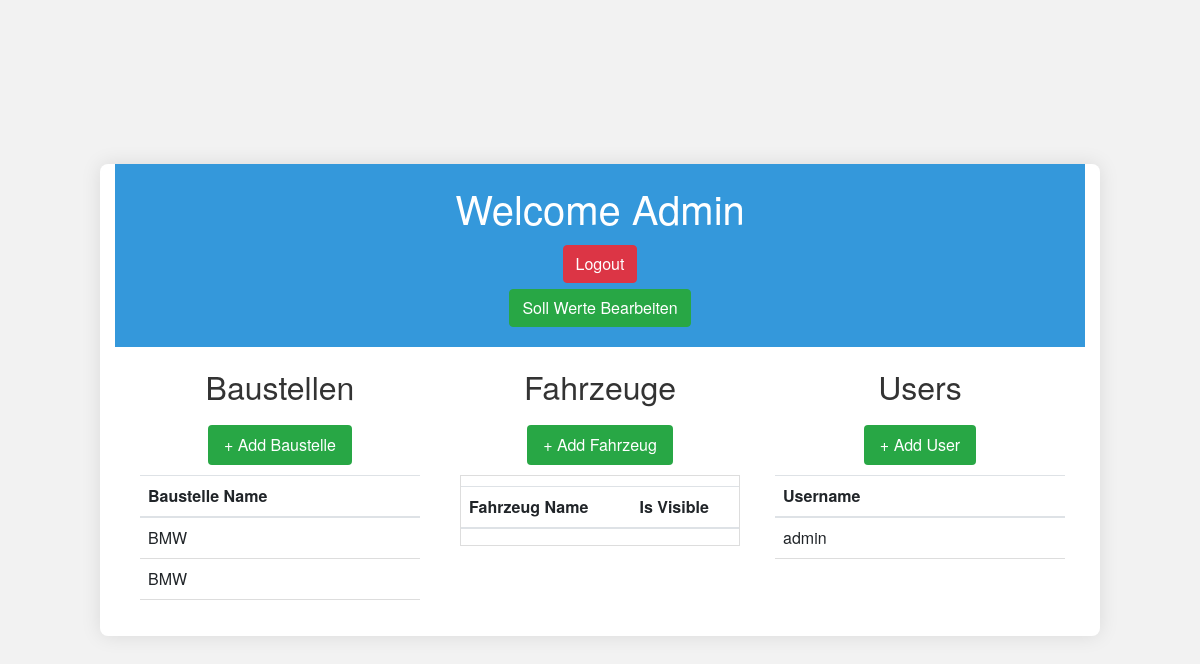
/adminView/ (signed in), run on the app's committed database.
### myapp/models.py (models this page shows)
class newBaustelle(models.Model):
    baustelleName=models.CharField(max_length=30)
    def __str__(self):
        return self.baustelleName

class CustomUser(AbstractUser):
    age = models.IntegerField(null=True, blank=True)
    address = models.CharField(max_length=255, null=True, blank=True)
    pruefer = models.BooleanField(default=False)

### myapp/views.py (the view)
# urls.py: path('adminView/', views.adminView, name='admin_view'),
@login_required(login_url="/")
def adminView(request):
    baustellen_list = newBaustelle.objects.all()
    fahrzeugen_list = newFahrzeug.objects.all()  # Initially, no Fahrzeuge displayed
    user_list = CustomUser.objects.all()
    if request.method == 'POST':
        if 'baustelleName' in request.POST:
            baustelle_form = NewBaustelleForm(request.POST)
            if baustelle_form.is_valid():
                baustelle_form.save()
        elif 'fahrzeugName' in request.POST:
            fahrzeug_names = newFahrzeug.objects.all().values_list('fahrzeugName', flat=True)
            fahrzeugFrom = int(request.POST.get('fahrzeug_number_from'))
            fahrzeugTo = int(request.POST.get('fahrzeug_number_to'))
            fahrzeugType = request.POST.get('fahrzeug_type')
            fahrzeugName = request.POST.get('fahrzeugName')
            newPermanentProtocol = PermanentProtocol.objects.create(
                permanentProtocolName=f"{fahrzeugName}_{fahrzeugFrom:03}_{fahrzeugTo:03} ({fahrzeugType})"
            )
            newPermanentProtocol.save()
            if fahrzeugFrom <= fahrzeugTo:
                for fahrzeug in range(int(fahrzeugFrom), int(fahrzeugTo) + 1):
                    fahrzeug_form = NewFahrzeugForm(request.POST)
                    if fahrzeug_form.is_valid():
                        fahrzeugName = request.POST.get('fahrzeugName')
                        if f"{fahrzeugName}_{fahrzeug:03} ({fahrzeugType})" in fahrzeug_names:
                            continue
                        hubzugProtocol1 = ProtocolHubzugLiftingHost()
                        hubzugProtocol1.save()
                        hubzugProtocol2 = ProtocolHubzugLaufSeiltrommel()
                        hubzugProtocol2.save()
                        hubzugProtocol3 = ProtocolHubzugMassSeiltrommel()
                        hubzugProtocol3.save()
                        hubzugProtocol4 = ProtocolLaufHubzug()
                        hubzugProtocol4.save()
                        hubzugProtocol5 = ProtocolEndkontrolle()
                        hubzugProtocol5.save()
                        hubzug = newHubzug()
                        hubzug.protocol1 = hubzugProtocol1
                        hubzug.protocol2 = hubzugProtocol2
                        hubzug.protocol3 = hubzugProtocol3
                        hubzug.protocol4 = hubzugProtocol4
                        hubzug.protocol5 = hubzugProtocol5
                        hubzug.save()
                        fahrzeug_form = fahrzeug_form.save(commit=False)
                        fahrzeug_form.hubzug = hubzug
                        fahrzeug_form.fahrzeugName = f"{fahrzeug_form.fahrzeugName}_{fahrzeug:03} ({fahrzeugType})"
                        fahrzeug_form.save()
                        newPermanentProtocol.protocol1.add(hubzugProtocol1)
            newPermanentProtocol.save()
        elif 'username' in request.POST:
            username = request.POST.get('username')
            password = request.POST.get('password')
            first_name = request.POST.get('first_name')
            last_name = request.POST.get('last_name')
            email = request.POST.get('email')
            adresse = request.POST.get('adresse')
            pruefer = request.POST.get('pruefer')
            new_user = CustomUser(username=username)
            new_user.set_password(password)
            new_user.first_name = first_name
            new_user.last_name = last_name
            new_user.email = email
            new_user.address = adresse
            new_user.pruefer = pruefer
            new_user.save()
        return redirect('/adminView/')
    else:
        baustelle_form = NewBaustelleForm()
        fahrzeug_form = NewFahrzeugForm()
    context = {
        'baustellen_list': baustellen_list,
        'fahrzeug_list': fahrzeugen_list,
        'user_list': user_list,
        'baustelle_form': baustelle_form,
        'fahrzeug_form': fahrzeug_form
    }
    permanent_protocol_a = PermanentProtocol.objects.get(permanentProtocolName="C_001_003 (H)")
    print(permanent_protocol_a.id)
    return render(request, "adminView.html", context)

### templates/adminView.html (shortened to what this page needs)
<!DOCTYPE html>
{% load static %}
<html lang="en">
<head>
    <link href="https://stackpath.bootstrapcdn.com/bootstrap/4.3.1/css/bootstrap.min.css" rel="stylesheet">
    <link rel="stylesheet" href="{% static 'myapp/adminView.css' %}">
</head>
<body>
    <div class="container-fluid">
        <header class="header">
            <h1>Welcome Admin</h1>
            <form action="{% url 'logout' %}" method="post" style="margin: 0;">
                <button type="submit" class="btn btn-danger">Logout</button>
            </form>
            <form action="{% url 'soll_wert_view' %}" method="post" style="margin: 0;">
                <button type="submit" class="btn btn-success">Soll Werte Bearbeiten</button>
            </form>
        </header>
        <div class="row">
            <div class="col-md-4 baustellen-panel">
                <h2>Baustellen</h2>
                <button class="btn btn-primary add-btn" data-toggle="modal" data-target="#addBaustelleModal">+ Add Baustelle</button>
                <table class="table">
                    <thead>
                        <tr>
                            <th>Baustelle Name</th>
                        </tr>
                    </thead>
                    <tbody>
                        {% for baustelle in baustellen_list %}
                        <tr data-baustelle-id="{{ baustelle.id }}" onclick="selectBaustelle(this, {{ baustelle.id }})">
                            <td>{{ baustelle.baustelleName }}</td>
                        </tr>
                        {% empty %}
                        <tr>
                            <td>No Baustellen found.</td>
                        </tr>
                        {% endfor %}
                    </tbody>
                </table>
            </div>
            <div class="col-md-4 fahrzeuge-panel">
                <h2>Fahrzeuge</h2>
                <button class="btn btn-primary add-btn" id="addFahrzeugBtn" data-toggle="modal" data-target="#addFahrzeugModal">+ Add Fahrzeug</button>
                <div style="overflow-y: auto; max-height: 500px; border: 1px solid #ddd;">
                    <table class="table" id="fahrzeugTable">
                        <thead>
                            <tr>
                                <th>Fahrzeug Name</th>
                                <th>Is Visible</th>
                            </tr>
                        </thead>
                    </table>
                </div>
            </div>
            <div class="col-md-4 user-panel">
                <h2>Users</h2>
                <button class="btn btn-primary add-btn" data-toggle="modal" data-target="#addUserModal">+ Add User</button>
                <table class="table">
                    <thead>
                        <tr>
                            <th>Username</th>
                        </tr>
                    </thead>
                    <tbody>
                        {% for user in user_list %}
                        <tr>
                            <td>{{ user.username }}</td>
                        </tr>
                        {% empty %}
                        <tr>
                            <td>No Users found.</td>
                        </tr>
                        {% endfor %}
                    </tbody>
                </table>
            </div>
        </div>
    </div>
</body>
</html>

### myapp/static/myapp/adminView.css (style rules this page uses)
* { box-sizing: border-box; }
body, html { width: 100%; height: 100%; margin: 0; padding: 0; display: flex; align-items: center; justify-content: center; background: #f2f2f2; font-family: 'Helvetica Neue', Helvetica, Arial, sans-serif; }
.container-fluid { box-shadow: 0 0 20px rgba(0,0,0,0.1); background: #fff; border-radius: 8px; overflow: hidden; width: 90%; max-width: 1000px; }
.header { background-color: #3498db; color: white; padding: 20px; font-size: 28px; text-align: center; font-family: 'Helvetica Neue', Helvetica, Arial, sans-serif; font-weight: bold; }
.row { display: flex; justify-content: space-between; padding: 20px; }
.baustellen-panel, .fahrzeuge-panel { flex: 1; margin: 0 5px; }
h2 { color: #333; margin-bottom: 20px; text-align: center; }
.table { width: 100%; border-collapse: collapse; margin-top: 10px; }
.table th, .table td { text-align: left; padding: 8px; border-bottom: 1px solid #ddd; }
.add-btn { background-color: #28a745; color: white; border: none; padding: 8px 16px; font-size: 16px; cursor: pointer; border-radius: 4px; display: block; margin: 10px auto; text-align: center; }

### data on the page
newBaustelle: baustelleName "BMW"
newBaustelle: baustelleName "BMW"
CustomUser: username "admin"
